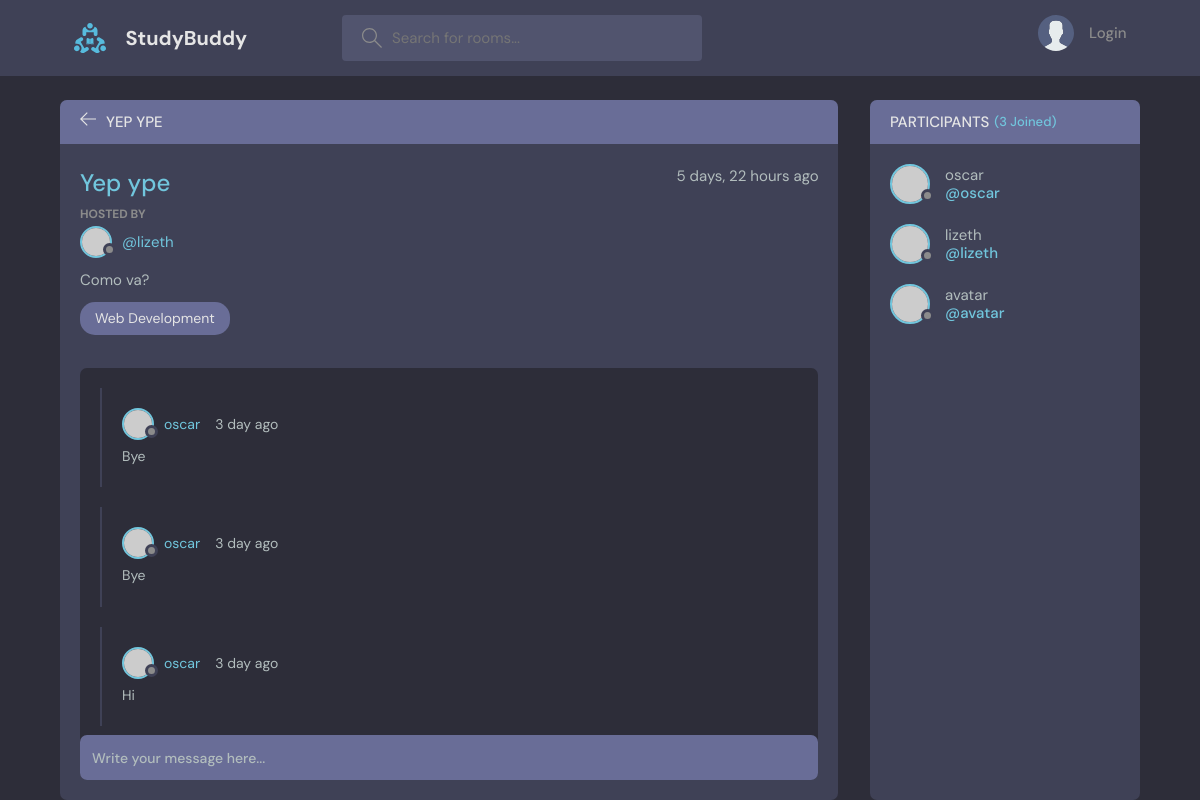
The app's page /studybud/rooms/3/ with its own data.
### studybud/models.py (models this page shows, shortened)
class Room (models.Model):
    host = models.ForeignKey(User, on_delete=models.SET_NULL, null=True)
    topic = models.ForeignKey(Topic, on_delete=models.SET_NULL, null=True) # when the room is deleted we still mantain the rooms
    name = models.CharField(max_length=200)
    description = models.TextField(null=True, blank=True)
    participants = models.ManyToManyField(User, related_name='participants', blank=True)
    updated = models.DateTimeField(auto_now=True) #updates the timestamp for every change
    created = models.DateTimeField(auto_now_add=True) #only takes the timestamp when we create the instance
    class Meta:
        ordering = ['-updated', '-created'] # the negative in front means reverse

class Topic(models.Model):
    name = models.CharField(max_length=200)
    def __str__(self) -> str:
        return self.name

class Message(models.Model):
    user = models.ForeignKey(User, on_delete=models.CASCADE)
    room = models.ForeignKey(Room, on_delete=models.CASCADE)
    body = models.TextField()
    updated = models.DateTimeField(auto_now=True)
    created = models.DateTimeField(auto_now_add=True)
    class Meta:
        ordering = ['-updated', '-created'] # the negative in front means reverse

### studybud/views.py (the view, shortened to what this page needs)
def room(request, pk):
    room = Room.objects.get(id=pk)
    room_messages = room.message_set.all()
    participants = room.participants.all()
    context = {'room':room, 'room_messages': room_messages, 'participants':participants}
    return render(request=request, template_name='room.html', context=context)

### studybud/templates/room.html (shortened to what this page needs)
{% extends 'main.html' %}
{% block content %}
    <main class="profile-page layout layout--2">
      <div class="container">
        <div class="room">
          <div class="room__top">
            <div class="room__topLeft">
              <a href="{% url 'home' %}">
                <svg version="1.1" xmlns="http://www.w3.org/2000/svg" width="32" height="32" viewBox="0 0 32 32">
                  <title>arrow-left</title>
                  <path
                    d="M13.723 2.286l-13.723 13.714 13.719 13.714 1.616-1.611-10.96-10.96h27.625v-2.286h-27.625l10.965-10.965-1.616-1.607z"
                  ></path>
                </svg>
              </a>
              <h3>{{room.name}}</h3>
            </div>
          </div>
          <div class="room__box scroll">
            <div class="room__header scroll">
              <div class="room__info">
                <h3>{{room.name}}</h3>
                <span>{{room.created | timesince}} ago</span>
              </div>
              <div class="room__hosted">
                <p>Hosted By</p>
                <a href="{% url 'user-profile' room.host.id %}" class="room__author">
                  <div class="avatar avatar--small">
                    <img src="https://randomuser.me/api/portraits/men/37.jpg" />
                  </div>
                  <span>@{{room.host.username}}</span>
                </a>
              </div>
              <div class="room__details">
                {{room.description}}
              </div>
              <span class="room__topics">{{room.topic}}</span>
            </div>
            <div class="room__conversation">
              <div class="threads scroll">
                {% for message in room_messages %}
                <div class="thread">
                  <div class="thread__top">
                    <div class="thread__author">
                      <a href="{% url 'user-profile' message.user.id %}" class="thread__authorInfo">
                        <div class="avatar avatar--small">
                          <img src="https://randomuser.me/api/portraits/men/37.jpg" />
                        </div>
                        <span>{{message.user.username}}</span>
                      </a>
                      <span class="thread__date">3 day ago</span>
                    </div>
                  </div>
                  <div class="thread__details">
                    {{message.body}}
                  </div>
                </div>
                {% endfor %}
              </div>
            </div>
          </div>
          <div class="room__message">
            <form action="#"><input name="" placeholder="Write your message here..." /></form>
          </div>
        </div>
        <div class="participants">
          <h3 class="participants__top">Participants <span>({{participants.count}} Joined)</span></h3>
          <div class="participants__list scroll">
            {% for participant in participants %}
            <a href="{% url 'user-profile' participant.id %}" class="participant">
              <div class="avatar avatar--medium">
                <img src="https://randomuser.me/api/portraits/men/37.jpg" />
              </div>
              <p>
                {{participant.username}}
                <span>@{{participant.username}}</span>
              </p>
            </a>
            {% endfor %}
          </div>
        </div>
      </div>
    </main>
{% endblock content %}

### records on screen
Room: name "YEP YPE", name "Yep ype", created "5 days, 22 hours", host.username "lizeth", description "Como va?", topic "Web Development"
Message: user.username "oscar", body "Bye"
Message: user.username "oscar", body "Bye"
Message: user.username "oscar", body "Hi"

### other values on screen
{{ participants.count }} "3"
{{ participant.username }} "oscar"
{{ participant.username }} "lizeth"
{{ participant.username }} "avatar"
